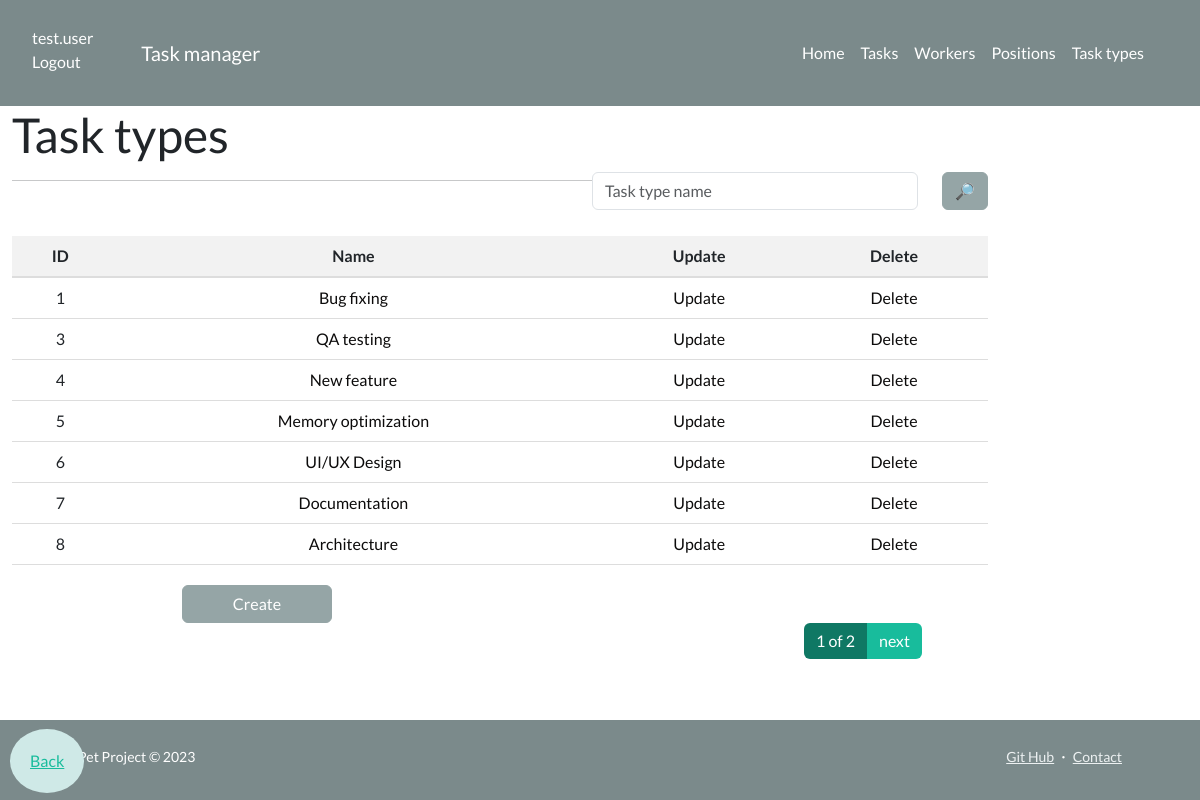
The page /task-types/ (signed in) on the database its author committed.
### manager/models.py (models this page shows, shortened)
class Worker(AbstractUser):
    position = models.ForeignKey(
        Position, on_delete=models.CASCADE, null=True, related_name="workers"
    )
    username = models.CharField(max_length=100, unique=True)
    email = models.EmailField()
    password = models.CharField(max_length=100)
    first_name = models.CharField(max_length=100)
    last_name = models.CharField(max_length=100)

class TaskType(models.Model):
    name = models.CharField(max_length=100)

### manager/views.py (the view)
# urls.py: path("task-types/", TaskTypeListView.as_view(), name="task-type-list"),
class TaskTypeListView(LoginRequiredMixin, generic.ListView):
    model = TaskType
    template_name = "manager/task_type_list.html"
    paginate_by = 7
    def get_context_data(self, *, object_list=None, **kwargs) -> Dict[str, Any]:
        context = super(TaskTypeListView, self).get_context_data(**kwargs)
        context["search_form"] = TaskTypeSearchForm(
            initial={
                "name": self.request.GET.get("name", ""),
            }
        )
        return context
    def get_queryset(self) -> "QuerySet[TaskType]":
        queryset = super(TaskTypeListView, self).get_queryset()
        name = self.request.GET.get("name")
        if name:
            queryset = queryset.filter(name__icontains=name)
        return queryset

### manager/forms.py
class TaskTypeSearchForm(forms.Form):
    name = forms.CharField(
        max_length=100,
        required=False,
        label="",
        widget=forms.TextInput(attrs={"placeholder": "Task type name"}),
    )

### templates/manager/task_type_list.html
{% extends "base.html" %}
{% load crispy_forms_filters %}
{% block content %}
  <h1>Task types</h1>
  <form method="get" action="">
    <div class="row search-task-types">
      <div class="col-2 search-task-types-field">
        {{ search_form | crispy }}
      </div>
      <div class="col-1">
        <input type="submit" value="🔎" class="btn btn-secondary">
      </div>
    </div>
  </form>
  <hr>
  {% if tasktype_list %}
    <table>
      <thead>
        <tr>
          <th>ID</th>
          <th>Name</th>
          <th>Update</th>
          <th>Delete</th>
        </tr>
      </thead>
      <tbody>
        {% for tasktype in tasktype_list %}
          <tr>
            <td>{{ tasktype.id }}</td>
            <td><a href="{% url 'manager:task-type-detail' pk=tasktype.id %}">{{ tasktype.name }}</a></td>
            <td><a href="{% url 'manager:task-type-update' tasktype.id %}">Update</a></td>
            <td><a href="{% url 'manager:task-type-delete' tasktype.id %}">Delete</a></td>
          </tr>
        {% endfor %}
      </tbody>
    </table>
  {% else %}
    <p>There are no task types at this time.</p>
  {% endif %}
  <input type="button" class="btn btn-secondary create-task-but" value="Create" onclick="window.location.href='{% url 'manager:task-type-create'%}'">
{% endblock %}

### templates/includes/navigation.html (shortened to what this page needs)
<nav class="navbar navbar-expand-lg navbar-dark bg-dark">
  <ul class="user-ul">
    {% if user.is_authenticated %}
      <li class="list-group-item list-group-item-action active" aria-current="true"><a class="user-display" href="{{ user.get_absolute_url }}">{{ user.get_username }}</a></li>
      <li class="list-group-item list-group-item-action active" aria-current="true"><a class="user-display" href="{% url 'logout'%}?next={{request.path}}">Logout</a></li>
    {% else %}
      <li class="list-group-item list-group-item-action active" aria-current="true"><a class="user-display" href="{% url 'login'%}?next={{request.path}}">Login</a></li>
    {% endif %}
  </ul>
    <div class="container px-5">
      <a class="navbar-brand nav-content" href="{% url 'manager:index' %}">Task manager</a>
      <div class="collapse navbar-collapse" id="navbarSupportedContent">
        <ul class="navbar-nav ms-auto mb-2 mb-lg-0">
          <li class="nav-item"><a class="nav-link" href="{% url 'manager:index' %}">Home</a></li>
          <li class="nav-item"><a class="nav-link" href="{% url 'manager:task-list' %}">Tasks</a></li>
          <li class="nav-item"><a class="nav-link" href="{% url 'manager:worker-list' %}">Workers</a></li>
          <li class="nav-item"><a class="nav-link" href="{% url 'manager:position-list' %}">Positions</a></li>
          <li class="nav-item"><a class="nav-link" href="{% url 'manager:task-type-list' %}">Task types</a></li>
        </ul>
      </div>
    </div>
</nav>

### static/css/styles.css (style rules this page uses)
.user-display { text-decoration: none; color: white; }
.user-ul li { margin-top: 10px; }
table { position: relative; overflow: auto; width: 100%; border-collapse: collapse; margin-bottom: 20px; }
th { background-color: #f2f2f2; text-align: center; padding: 8px; border-bottom: 2px solid #ddd; }
td { padding: 8px; border-bottom: 1px solid #ddd; text-align: center; }
td a { text-decoration: none; color: #0c0b0b; }
li { text-align: left; }
.search-task-types { float: right; margin-bottom: 10px; }
.search-task-types-field { width: 350px; margin-right: -170px; }
.create-task-but { width: 150px; margin-left: 50px; }
.btn-secondary { display: flex; margin-left:170px; }

### rows shown on the page
Worker: get_username "test.user"
TaskType: id "1", name "Bug fixing"
TaskType: id "3", name "QA testing"
TaskType: id "4", name "New feature"
TaskType: id "5", name "Memory optimization"
TaskType: id "6", name "UI/UX Design"
TaskType: id "7", name "Documentation"
TaskType: id "8", name "Architecture"

### other values the page prints
{{ page_obj.number }} "1"
{{ paginator.num_pages }} "2"
